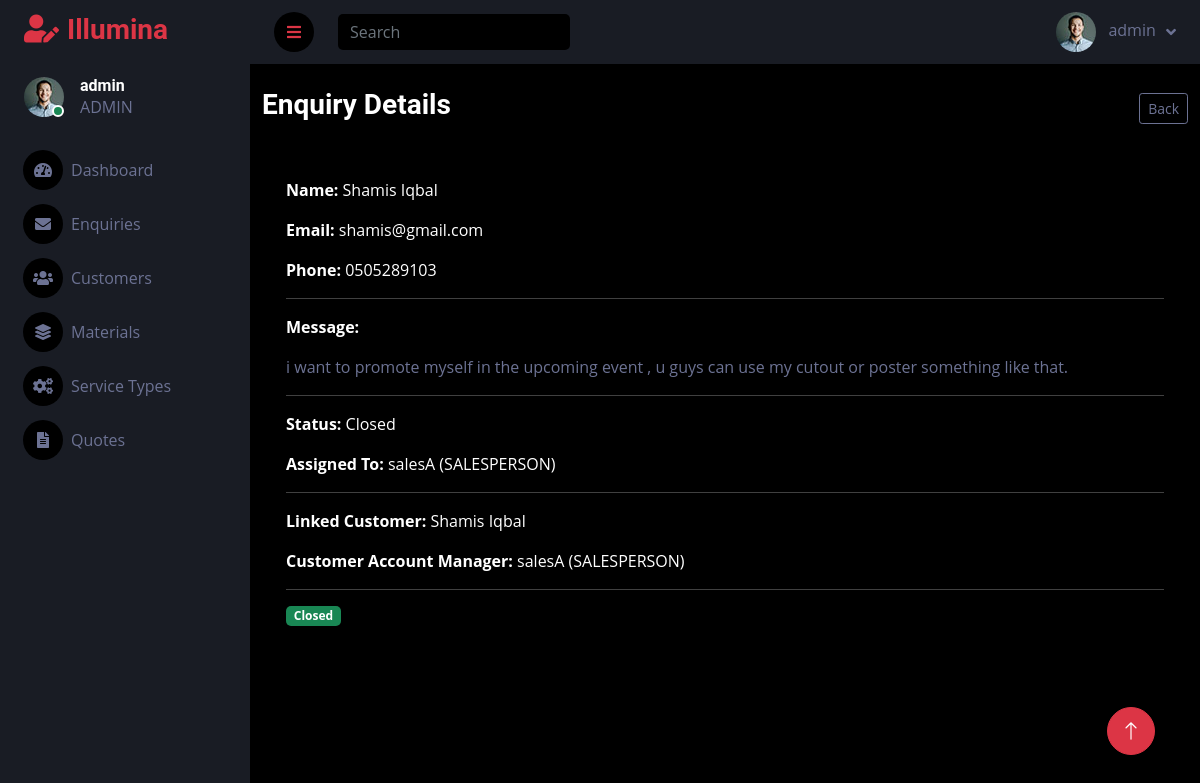
Page /customers/enquiry/13/ (signed in) on the committed database.
### accounts/models.py (models this page shows)
class CustomUser(AbstractUser):
    ADMIN = "ADMIN"
    SALESPERSON = "SALESPERSON"
    ROLE_CHOICES = [
        (ADMIN, "Admin"),
        (SALESPERSON, "Salesperson"),
    ]
    email = models.EmailField(unique=True)
    role = models.CharField(max_length=20, choices=ROLE_CHOICES,
                            default=SALESPERSON)
    def __str__(self):
        return f"{self.username} ({self.role})"

### customers/models.py (models this page shows, shortened)
class Enquiry(models.Model):
    NEW = "NEW"
    ASSIGNED = "ASSIGNED"
    CLOSED = "CLOSED"
    STATUS_CHOICES = [
        (NEW, "New"),
        (ASSIGNED, "Assigned"),
        (CLOSED, "Closed"),
    ]
    customer_name = models.CharField(max_length=150)
    phone = models.CharField(max_length=20)
    email = models.EmailField(blank=True)
    message = models.TextField()
    customer = models.ForeignKey(
        Customer,
        on_delete=models.SET_NULL,
        null=True,
        blank=True,
        related_name="enquiries"
    )
    assigned_to = models.ForeignKey(
        settings.AUTH_USER_MODEL,
        on_delete=models.SET_NULL,
        null=True,
        blank=True,
        related_name="assigned_enquiries"
    )
    status = models.CharField(
        max_length=20,
        choices=STATUS_CHOICES,
        default=NEW
    )
    created_at = models.DateTimeField(auto_now_add=True)
    class Meta:
        ordering = ["-created_at"]
        verbose_name_plural = "Enquiries"

class Customer(models.Model):
    REGULAR = "REGULAR"
    CORPORATE = "CORPORATE"
    VIP = "VIP"
    CATEGORY_CHOICES = [
        (REGULAR, "Regular"),
        (CORPORATE, "Corporate"),
        (VIP, "VIP"),
    ]
    name = models.CharField(max_length=150)
    phone = models.CharField(max_length=20)
    email = models.EmailField(blank=True)
    company_name = models.CharField(max_length=150, blank=True)
    address = models.TextField(blank=True)
    customer_category = models.CharField(
        max_length=20,
        choices=CATEGORY_CHOICES,
        default=REGULAR
    )
    created_by = models.ForeignKey(
        settings.AUTH_USER_MODEL,
        on_delete=models.SET_NULL,
        null=True,
        blank=True,
        related_name="customers_created"
    )
    account_manager = models.ForeignKey(
        settings.AUTH_USER_MODEL,
        on_delete=models.SET_NULL,
        null=True,
        blank=True,
        related_name="customers_managed"
    )
    created_at = models.DateTimeField(auto_now_add=True)
    updated_at = models.DateTimeField(auto_now=True)
    class Meta:
        ordering = ["name"]

### customers/views.py (the view)
# urls.py: path('enquiry/<int:pk>/', views.EnquiryDetailView.as_view(), name='enquiry_detail'),
@method_decorator(login_required, name="dispatch")
class EnquiryDetailView(View):
    def get(self, request, pk):
        enquiry = get_object_or_404(
            Enquiry.objects.select_related("customer", "assigned_to", "customer__account_manager"),
            pk=pk
        )
        if request.user.role == CustomUser.SALESPERSON and enquiry.assigned_to != request.user:
            return redirect("core:home")
        return render(request, "customers/enquiry_detail.html", {
            "enquiry": enquiry
        })

### templates/customers/enquiry_detail.html (shortened to what this page needs)
{% extends "dashboard/base_dashboard.html" %}
{% block content %}
<div class="container mt-4">
    <div class="d-flex justify-content-between align-items-center mb-4">
        <h3>Enquiry Details</h3>
        <a href="javascript:history.back()" class="btn btn-outline-light btn-sm">
            Back
        </a>
    </div>
    <div class="card bg-dark text-white border-0">
        <div class="card-body p-4">
            <p><strong>Name:</strong> {{ enquiry.customer_name }}</p>
            <p><strong>Email:</strong> {{ enquiry.email|default:"-" }}</p>
            <p><strong>Phone:</strong> {{ enquiry.phone }}</p>
            <hr>
            <p><strong>Message:</strong></p>
            <p class="text-light">{{ enquiry.message }}</p>
            <hr>
            <p><strong>Status:</strong> {{ enquiry.get_status_display }}</p>
            <p><strong>Assigned To:</strong> {{ enquiry.assigned_to|default:"-" }}</p>
            {% if enquiry.customer %}
                <hr>
                <p><strong>Linked Customer:</strong> {{ enquiry.customer.name }}</p>
                <p><strong>Customer Account Manager:</strong> {{ enquiry.customer.account_manager|default:"-" }}</p>
            {% else %}
                <hr>
                <p><strong>Linked Customer:</strong> <span class="text-muted">No linked customer</span></p>
            {% endif %}
            <hr>
            <div class="d-flex gap-2">
                {% if enquiry.status == "NEW" and request.user.role == "ADMIN" %}
                    <a href="{% url 'customers:enquiry_assign' enquiry.id %}" class="btn btn-primary btn-sm">
                        Assign
                    </a>
                {% elif enquiry.status == "CLOSED" %}
                    <span class="badge bg-success">Closed</span>
                {% endif %}
            </div>
        </div>
    </div>
</div>
{% endblock %}

### templates/dashboard/base_dashboard.html (shortened to what this page needs)
{% load static %}
<!DOCTYPE html>
<html lang="en">
<head>
    <link href="https://cdnjs.cloudflare.com/ajax/libs/font-awesome/5.10.0/css/all.min.css" rel="stylesheet">
    <link href="https://cdn.jsdelivr.net/npm/bootstrap-icons@1.4.1/font/bootstrap-icons.css" rel="stylesheet">
    <link href="{% static 'dashboard/lib/owlcarousel/assets/owl.carousel.min.css' %}" rel="stylesheet">
    <link href="{% static 'dashboard/lib/tempusdominus/css/tempusdominus-bootstrap-4.min.css' %}" rel="stylesheet">
    <link href="{% static 'dashboard/css/bootstrap.min.css' %}" rel="stylesheet">
    <link href="{% static 'dashboard/css/style.css' %}" rel="stylesheet">
</head>
<body>
    <div class="container-fluid position-relative bg-dark d-flex p-0">
        <div class="sidebar pe-4 pb-3">
            <nav class="navbar bg-secondary navbar-dark">
                <a href="{% if request.user.role == 'ADMIN' %}{% url 'accounts:admindashboard' %}{% else %}{% url 'accounts:salesdashboard' %}{% endif %}"
                   class="navbar-brand mx-4 mb-3">
                    <h3 class="text-danger">
                        <i class="fa fa-user-edit me-2"></i>Illumina
                    </h3>
                </a>
                <div class="d-flex align-items-center ms-4 mb-4">
                    <div class="position-relative">
                        <img class="rounded-circle"
                             src="{% static 'dashboard/img/user.jpg' %}"
                             alt=""
                             style="width: 40px; height: 40px;">
                        <div class="bg-success rounded-circle border border-2 border-white position-absolute end-0 bottom-0 p-1"></div>
                    </div>
                    <div class="ms-3">
                        <h6 class="mb-0">{{ request.user.username }}</h6>
                        <span>{{ request.user.role }}</span>
                    </div>
                </div>
                <div class="navbar-nav w-100">
                    {% if request.user.role == "ADMIN" %}
                        <a href="{% url 'accounts:admindashboard' %}" class="nav-item nav-link">
                            <i class="fa fa-tachometer-alt me-2"></i>Dashboard
                        </a>
                        <a href="{% url 'customers:enquiry_list' %}" class="nav-item nav-link">
                            <i class="fa fa-envelope me-2"></i>Enquiries
                        </a>
                        <a href="{% url 'customers:admin_customer_list' %}" class="nav-item nav-link">
                            <i class="fa fa-users me-2"></i>Customers
                        </a>
                        <a href="{% url 'masterdata:material_list' %}" class="nav-item nav-link">
                            <i class="fa fa-layer-group me-2"></i>Materials
                        </a>
                        <a href="{% url 'masterdata:service_type_list' %}" class="nav-item nav-link">
                            <i class="fa fa-cogs me-2"></i>Service Types
                        </a>
                        <a href="{% url 'quotes:quote_list' %}" class="nav-item nav-link">
                            <i class="fa fa-file-alt me-2"></i>Quotes
                        </a>
                    {% endif %}
                </div>
            </nav>
        </div>
        <div class="content">
            <nav class="navbar navbar-expand bg-secondary navbar-dark sticky-top px-4 py-0">
                <a href="#" class="sidebar-toggler flex-shrink-0">
                    <i class="fa fa-bars text-danger"></i>
                </a>
                <form class="d-none d-md-flex ms-4">
                    <input class="form-control bg-dark border-0 text-white" type="search" placeholder="Search">
                </form>
                <div class="navbar-nav align-items-center ms-auto">
                    <div class="nav-item dropdown">
                        <a href="#" class="nav-link dropdown-toggle" data-bs-toggle="dropdown">
                            <img class="rounded-circle me-lg-2"
                                 src="{% static 'dashboard/img/user.jpg' %}"
                                 alt=""
                                 style="width: 40px; height: 40px;">
                            <span class="d-none d-lg-inline-flex">{{ request.user.username }}</span>
                        </a>
                    </div>
                </div>
            </nav>
            {% block content %}
            {% endblock %}
        </div>
        <a href="#" class="btn btn-lg btn-danger btn-lg-square back-to-top">
            <i class="bi bi-arrow-up"></i>
        </a>
    </div>
</body>
</html>

### static/dashboard/css/style.css (style rules this page uses)
:root { --primary: #EB1616; --secondary: #191C24; --light: #6C7293; --dark: #000000; }
.back-to-top { position: fixed; display: none; right: 45px; bottom: 45px; z-index: 99; }
.btn { transition: .5s; }
.btn-lg-square { width: 48px; height: 48px; }
.btn-square, .btn-sm-square, .btn-lg-square { padding: 0; display: inline-flex; align-items: center; justify-content: center; font-weight: normal; border-radius: 50px; }
.sidebar { position: fixed; top: 0; left: 0; bottom: 0; width: 250px; height: 100vh; overflow-y: auto; background: var(--secondary); transition: 0.5s; z-index: 999; }
.content { margin-left: 250px; min-height: 100vh; background: var(--dark); transition: 0.5s; }
@media (min-width: 992px) { .sidebar { margin-left: 0; } }
@media (min-width: 992px) { .content { width: calc(100% - 250px); } }
.sidebar .navbar .navbar-nav .nav-link { padding: 7px 20px; color: var(--light); font-weight: 500; border-left: 3px solid var(--secondary); border-radius: 0 30px 30px 0; outline: none; }
.sidebar .navbar .navbar-nav .nav-link i { width: 40px; height: 40px; display: inline-flex; align-items: center; justify-content: center; background: var(--dark); border-radius: 40px; }
.content .navbar .navbar-nav .nav-link { margin-left: 25px; padding: 12px 0; color: var(--light); outline: none; }
.content .navbar .sidebar-toggler, .content .navbar .navbar-nav .nav-link i { width: 40px; height: 40px; display: inline-flex; align-items: center; justify-content: center; background: var(--dark); border-radius: 40px; }
.content .navbar .dropdown-toggle::after { margin-left: 6px; vertical-align: middle; border: none; content: "\f107"; font-family: "Font Awesome 5 Free"; font-weight: 900; transition: .5s; }

### rows in the picture
CustomUser: user.username "admin", user.role "ADMIN"
Enquiry: customer_name "Shamis Iqbal", email "shamis@gmail.com", phone "0505289103", message "i want to promote myself in the upcoming event , u guys can use my cutout or poster something like that.", status "Closed", assigned_to "salesA (SALESPERSON)", customer.name "Shamis Iqbal", customer.account_manager "salesA (SALESPERSON)"
